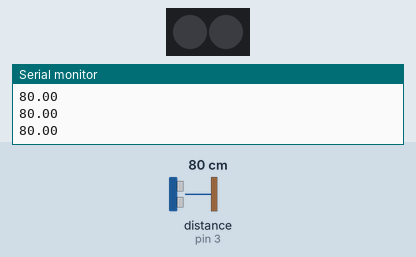
Bench run of a sketch on a simulated Arduino Uno, built with avr-gcc and run on an emulated ATmega328P. Shown: 2 RGB LEDs in strip order, left to right, the last lines printed to the serial monitor. Inputs (shaded band) come from the test bench; at power-on: distance to the obstacle (sensor on pin 3) 80 cm. Dim RGB values are drawn brighter than linear.

Above: at 1.2 s.
1.3 s: distance to the obstacle (sensor on pin 3) set to 11 cm
2.8 s: distance to the obstacle (sensor on pin 3) set to 8 cm
At 4.0 s:
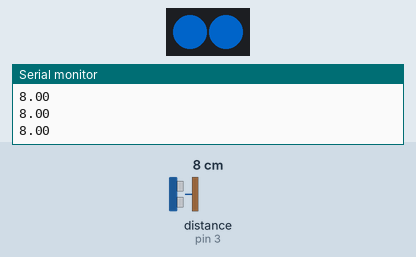
4.3 s: distance to the obstacle (sensor on pin 3) set to 18 cm
At 5.1 s:
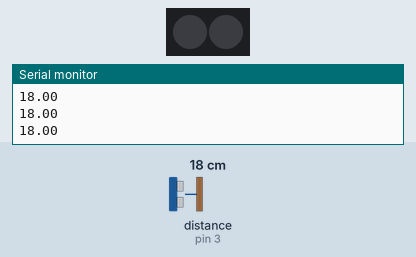
5.8 s: distance to the obstacle (sensor on pin 3) set to 2 cm
At 6.2 s:
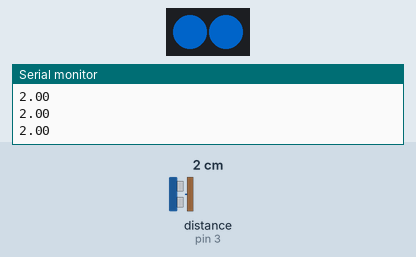
Timing chart, 0 to 8.3 s (numbered marks = the images above; inputs shaded):
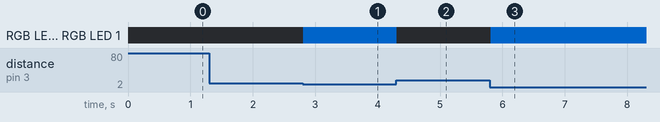

The sketch:

sketch_may22a.ino
```cpp
#include <MeMCore.h>
#include <Adafruit_NeoPixel.h>
Adafruit_NeoPixel pix(2, 13, NEO_GRB + NEO_KHZ800);
MeUltrasonicSensor usens(PORT_3);
void setup() {
  // put your setup code here, to run once:
  Serial.begin(9600);
  pix.begin();
}

void loop() {
  // put your main code here, to run repeatedly:
  if (usens.distanceCm() < 10) {
    pix.setPixelColor(0, pix.Color(0, 51, 102));
    pix.setPixelColor(1, pix.Color(0, 51, 102));
    pix.show();
  } else {
    pix.setPixelColor(0, pix.Color(0, 0, 0));
    pix.setPixelColor(1, pix.Color(0, 0, 0));
    pix.show();
  }
  Serial.println(usens.distanceCm());
}
```

Measured:
- the behaviour switches between 10 and 9 cm on distance to the obstacle (sensor on pin 3) (found by bisection; images 0 and 1)
- after the input at 2.8 s, RGB LED 0, RGB LED 1: off → RGB(0, 51, 102) at once
- after the input at 4.3 s, RGB LED 0, RGB LED 1: RGB(0, 51, 102) → off at once
- after the input at 5.8 s, RGB LED 0, RGB LED 1: off → RGB(0, 51, 102) at once
